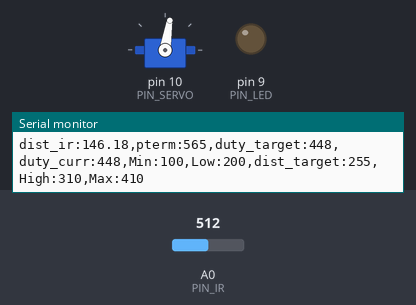
The sketch below on a simulated Arduino Uno, built with avr-gcc and run on an emulated ATmega328P. Shown: servo, output pins drawn as LEDs (lit = HIGH), the last lines printed to the serial monitor. Inputs (shaded band) come from the test bench; at power-on: A0 (PIN_IR) = 512.

Above: at 1.2 s.
1.3 s: A0 (PIN_IR) set to 245
At 2.8 s:
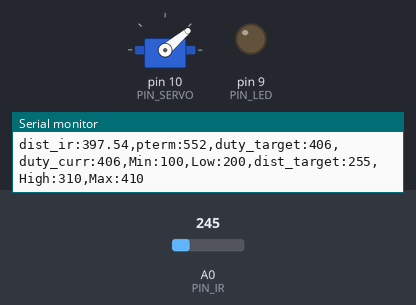
3.1 s: A0 (PIN_IR) set to 122
At 3.8 s:
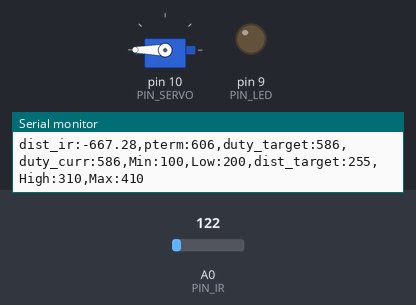
4.8 s: A0 (PIN_IR) set to 81
6.7 s: A0 (PIN_IR) set to 75
At 8.8 s:
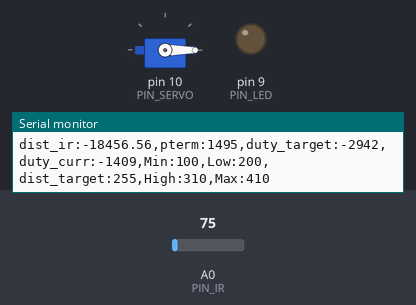
9.5 s: A0 (PIN_IR) set to 110
At 10.6 s:
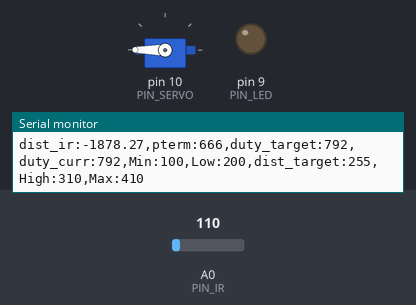
11.0 s: A0 (PIN_IR) set to 126
At 11.43 s:
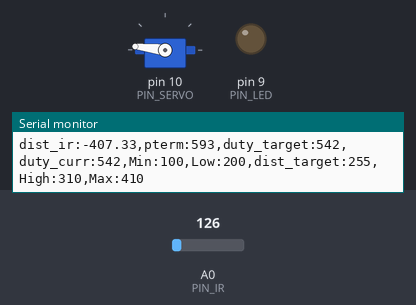
Timing chart, 0 to 14.0 s (numbered marks = the images above; inputs shaded):
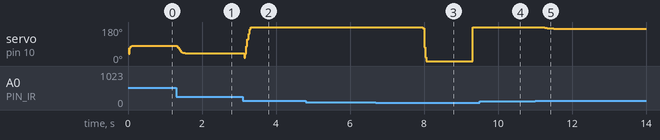

The sketch:

P_control.ino
```cpp
#include <Servo.h>

/////////////////////////////
// Configurable parameters //
/////////////////////////////

// Arduino pin assignment
#define PIN_LED 9
#define PIN_SERVO 10
#define PIN_IR A0

// Framework setting
#define _DIST_TARGET 255
#define _DIST_MIN 100
#define _DIST_MAX 410

#define _POS_START (_DUTY_MIN + 100)
#define _POS_END (_DUTY_MAX - 100)

// Servo range
#define _DUTY_MIN 850
#define _DUTY_NEU 1200
#define _DUTY_MAX 1650

// Servo speed control
#define _SERVO_ANGLE 30
#define _SERVO_SPEED 1000

// Event periods
#define _INTERVAL_SERVO 20
#define _INTERVAL_SERIAL 100

// PID parameters
#define _KP 1.7

// ir_filter
#define _INTERVAL_DIST 30  // DELAY_MICROS * samples_num^2 의 값이 최종 거리측정 인터벌임. 넉넉하게 30ms 잡음.
#define DELAY_MICROS  1500 // 필터에 넣을 샘플값을 측정하는 딜레이(고정값!)
#define EMA_ALPHA 0.35     // EMA 필터 값을 결정하는 ALPHA 값. 작성자가 생각하는 최적값임.
float dist_ema=0;            // EMA 필터에 사용할 변수
float filtered_dist;       // 최종 측정된 거리값을 넣을 변수. loop()안에 filtered_dist = filtered_ir_distance(); 형태로 사용하면 됨.
float samples_num = 3;     // 스파이크 제거를 위한 부분필터에 샘플을 몇개 측정할 것인지. 3개로 충분함! 가능하면 수정하지 말 것.

//////////////////////
// global variables //
//////////////////////

// Servo instance
Servo myservo;

// Distance sensor
float dist_target;
float dist_raw;
float dist_cali;

// Event periods
unsigned long last_sampling_time_dist, last_sampling_time_servo, last_sampling_time_serial;
bool event_dist, event_servo, event_serial;
// Servo speed control
int duty_chg_per_interval;
int duty_target, duty_curr, duty_neutral;
int dist_min, dist_max;

// PID variables
float error_curr, error_prev, control, pterm, dterm, iterm;

//ir_cali
const float coE[] = {-0.0000461, 0.0304732, -4.4440694, 332.9559901};


void setup() {
// initialize GPIO pins for LED and attach servo
pinMode(PIN_LED,OUTPUT);
myservo.attach(PIN_SERVO);
duty_target = duty_curr = _POS_START;
duty_neutral = _DUTY_NEU;

// initialize global variables
dist_min = _DIST_MIN;
dist_max= _DIST_MAX;
dist_target = _DIST_TARGET;

// move servo to neutral position
myservo.writeMicroseconds(_DUTY_NEU);

// initialize serial port
Serial.begin(57600);

// initialize last sampling time
  last_sampling_time_dist = last_sampling_time_serial = last_sampling_time_servo = 0;
  event_dist = event_serial = event_servo = false;

// convert angle speed into duty change per interval.
  duty_chg_per_interval =(float)(_DUTY_MAX - _DUTY_MIN) * (_SERVO_SPEED / _SERVO_ANGLE) * (_INTERVAL_SERVO / 1000.0);
}


void loop() {
/////////////////////
// Event generator //
/////////////////////
  unsigned long time_curr = millis();
  if(time_curr >= last_sampling_time_dist + _INTERVAL_DIST) {
        last_sampling_time_dist += _INTERVAL_DIST;
        event_dist = true;
  }
  if(time_curr >= last_sampling_time_serial + _INTERVAL_SERIAL) {
        last_sampling_time_serial += _INTERVAL_SERIAL;
        event_serial = true;
  }
  if(time_curr >= last_sampling_time_servo + _INTERVAL_SERVO) {
      last_sampling_time_servo += _INTERVAL_SERVO;
      event_servo = true;
  }


////////////////////
// Event handlers //
////////////////////

  if(event_dist) {
     event_dist = false;
  // get a distance reading from the distance sensor
     dist_cali = filtered_ir_distance();

  // PID control logic
    error_curr = dist_target - dist_cali;
    pterm =  error_curr;
    control = _KP * pterm;

  // duty_target = f(duty_neutral, control)
    duty_target = duty_neutral + control;

  // keep duty_target value within the range of [_DUTY_MIN, _DUTY_MAX]

  }

  if(event_servo) {
    event_servo = false;

    // adjust duty_curr toward duty_target by duty_chg_per_interval
     if(duty_target > duty_curr) {
        duty_curr += duty_chg_per_interval;
        if(duty_curr > duty_target) duty_curr = duty_target;
      }
      else {
        duty_curr -= duty_chg_per_interval;
        if(duty_curr < duty_target) duty_curr = duty_target;
  }

    // update servo position
  myservo.writeMicroseconds(duty_curr);

  }

  if(event_serial) {
    event_serial = false;
    Serial.print("dist_ir:");
    Serial.print(dist_cali);
    Serial.print(",pterm:");
    Serial.print(map(pterm,-1000,1000,510,610));
    Serial.print(",duty_target:");
    Serial.print(map(duty_target,1000,2000,410,510));
    Serial.print(",duty_curr:");
    Serial.print(map(duty_curr,1000,2000,410,510));
    Serial.println(",Min:100,Low:200,dist_target:255,High:310,Max:410");
  }
}

float ir_distance(void){ // return value unit: mm
  float val;
  float volt = float(analogRead(PIN_IR));
  val = ((6762.0/(volt-9.0))-4.0) * 10.0;
  return val;
}
float under_noise_filter(void){ // 아래로 떨어지는 형태의 스파이크를 제거해주는 필터
  int currReading;
  int largestReading = 0;
  for (int i = 0; i < samples_num; i++) {
    currReading = ir_distance();
    if (currReading > largestReading) { largestReading = currReading; }
    // Delay a short time before taking another reading
    delayMicroseconds(DELAY_MICROS);
  }
  return largestReading;
}

float filtered_ir_distance(void){ // 아래로 떨어지는 형태의 스파이크를 제거 후, 위로 치솟는 스파이크를 제거하고 EMA필터를 적용함.
  // under_noise_filter를 통과한 값을 upper_nosie_filter에 넣어 최종 값이 나옴.
  int currReading;
  int lowestReading = 1024;
  for (int i = 0; i < samples_num; i++) {
    currReading = under_noise_filter();
    if (currReading < lowestReading) { lowestReading = currReading; }
  }
  // eam 필터 추가
  dist_ema = EMA_ALPHA*lowestReading + (1-EMA_ALPHA)*dist_ema;
  dist_cali = coE[0] * pow(dist_ema, 3) + coE[1] * pow(dist_ema, 2) + coE[2] * dist_ema + coE[3];

  return dist_cali;
}
```

Measured:
- the behaviour switches between 76 and 75 on A0 (PIN_IR) (found by bisection; images 2 and 3)
- after the input at 1.3 s, servo on pin 10 (PIN_SERVO): moves from 81° to 40° over 0.33 s, starting at once
- after the input at 3.1 s, servo on pin 10 (PIN_SERVO): 40° → 180° at once
- after the input at 6.7 s, servo on pin 10 (PIN_SERVO): 180° → 0° after 1.3 s, → 180° 1.4 s later
- after the input at 9.5 s, servo on pin 10 (PIN_SERVO): stays 180° (without the input it goes to 129° after 0.96 s)
- after the input at 11.0 s, servo on pin 10 (PIN_SERVO): 180° → 173° after 0.24 s, → 172° 0.27 s later
